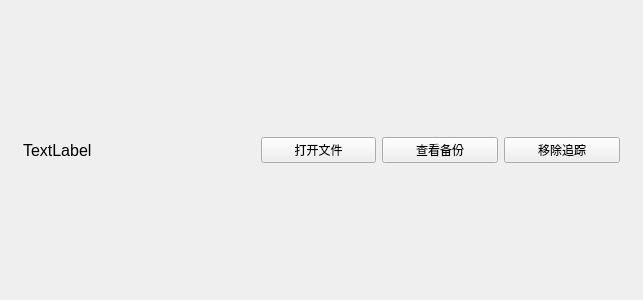
<?xml version="1.0" encoding="UTF-8"?>
<ui version="4.0">
 <class>HomePageChild_TrackFile</class>
 <widget class="QWidget" name="HomePageChild_TrackFile">
  <property name="geometry">
   <rect>
    <x>0</x>
    <y>0</y>
    <width>643</width>
    <height>300</height>
   </rect>
  </property>
  <property name="windowTitle">
   <string>Form</string>
  </property>
  <layout class="QHBoxLayout" name="horizontalLayout">
   <item>
    <widget class="ElaScrollPageArea" name="widget" native="true">
     <layout class="QHBoxLayout" name="horizontalLayout_3" stretch="2,1,1,1">
      <property name="leftMargin">
       <number>12</number>
      </property>
      <property name="topMargin">
       <number>12</number>
      </property>
      <property name="rightMargin">
       <number>12</number>
      </property>
      <property name="bottomMargin">
       <number>12</number>
      </property>
      <item>
       <widget class="ElaText" name="label">
        <property name="sizePolicy">
         <sizepolicy hsizetype="Preferred" vsizetype="Preferred">
          <horstretch>0</horstretch>
          <verstretch>0</verstretch>
         </sizepolicy>
        </property>
        <property name="font">
         <font>
          <pointsize>12</pointsize>
         </font>
        </property>
        <property name="text">
         <string>TextLabel</string>
        </property>
       </widget>
      </item>
      <item>
       <widget class="ElaPushButton" name="pushButton_OpenFile">
        <property name="text">
         <string>打开文件</string>
        </property>
       </widget>
      </item>
      <item>
       <widget class="ElaPushButton" name="pushButton_Backup">
        <property name="text">
         <string>查看备份</string>
        </property>
       </widget>
      </item>
      <item>
       <widget class="ElaPushButton" name="pushButton_RemoveTrack">
        <property name="text">
         <string>移除追踪</string>
        </property>
       </widget>
      </item>
     </layout>
    </widget>
   </item>
  </layout>
 </widget>
 <customwidgets>
  <customwidget>
   <class>ElaText</class>
   <extends>QLabel</extends>
   <header location="global">elatext.h</header>
  </customwidget>
  <customwidget>
   <class>ElaPushButton</class>
   <extends>QPushButton</extends>
   <header location="global">elapushbutton.h</header>
  </customwidget>
  <customwidget>
   <class>ElaScrollPageArea</class>
   <extends>QWidget</extends>
   <header location="global">elascrollpagearea.h</header>
   <container>1</container>
  </customwidget>
 </customwidgets>
 <resources/>
 <connections/>
</ui>
